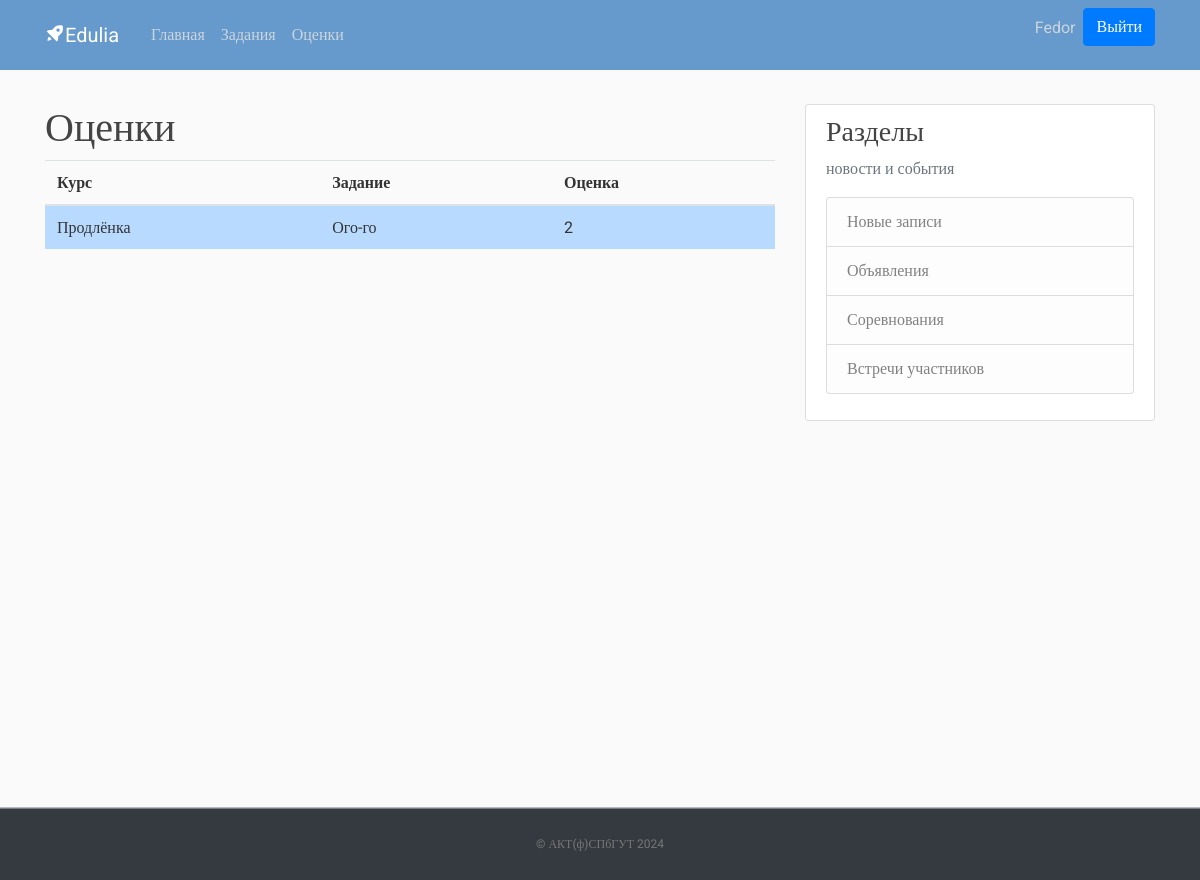
The page /student/grades/ (signed in) on the database its author committed.
### accounts/models.py (models this page shows, shortened)
class User(AbstractUser):
    is_teacher = models.BooleanField(default=False)
    is_student = models.BooleanField(default=False)
    is_admin = models.BooleanField(default=False)

class Grade(models.Model):
    task = models.ForeignKey(Task, on_delete=models.CASCADE)
    student = models.ForeignKey(Student, on_delete=models.CASCADE)
    grade = models.IntegerField()

class Task(models.Model):
    title = models.CharField(max_length=100)
    description = models.TextField()
    checked = models.BooleanField(default=False)
    date_task_created = models.DateField(auto_now_add=True)
    course = models.ForeignKey(Course, on_delete=models.CASCADE, related_name='tasks')

class Course(models.Model):
    name = models.CharField(max_length=200)
    teacher = models.ForeignKey(Teacher, on_delete=models.CASCADE)
    enrollments = models.ManyToManyField(Student, through='Enrollment', related_name='enrolled_courses')

### student/views.py (the view)
# urls.py: path('grades/', views.view_grades, name='view_grades'),
def view_grades(request):
    if request.user.is_authenticated and request.user.is_student:
        student = request.user.student
        grades = Grade.objects.filter(student=student)
        return render(request, 'grades.html', {'grades': grades})
    else:
        return render(request, 'error_page.html')

### student/templates/grades.html
﻿{% extends "base.html" %}
{% block content %}
<h1>Оценки</h1>
<table class="table table-hover">
    <thead>
        <tr>
            <th scope="col">Курс</th>
            <th scope="col">Задание</th>
            <th scope="col">Оценка</th>
        </tr>
    </thead>
    <tbody>
        {% for grade in grades %}
        <tr class="{% if grade.grade == 5 %}table-success{% elif grade.grade == 4 %}table-warning{% elif grade.grade == 3 %}table-danger{% elif grade.grade == 2 %}table-primary{% endif %}">
            <td>{{ grade.task.course.name }}</td>
            <td>{{ grade.task.title }}</td>
            <td>{{ grade.grade }}</td>
        </tr>
        {% empty %}
        <tr>
            <td colspan="3">У вас нет оценок.</td>
        </tr>
        {% endfor %}
    </tbody>
</table>
{% endblock content %}

### home/templates/base.html (shortened to what this page needs)
{% load static %}
<!DOCTYPE html>
<html lang="ru">
<head>
    <link rel="stylesheet" href="https://maxcdn.bootstrapcdn.com/bootstrap/4.0.0/css/bootstrap.min.css">
    <link rel="stylesheet" type="text/css" href="{% static 'main.css' %}">
    <link href='https://unpkg.com/boxicons@2.1.2/css/boxicons.min.css' rel='stylesheet'>
</head>
<body>
<header class="site-header">
    <nav class="navbar navbar-expand-md navbar-dark bg-blue fixed-top">
        <div class="container">
            <a class="navbar-brand mr-4" href="{% url 'lms-home' %}"><i class='bx bxs-rocket bx-tada-hover'></i>Edulia</a>
            <div class="collapse navbar-collapse" id="navbarToggle">
                <div class="navbar-nav mr-auto">
                    <a class="nav-item nav-link " href="{% url 'lms-home' %}">Главная</a>
                    {% if user.is_authenticated %}
                        {% if user.is_teacher %}
                            <a class="nav-item nav-link" href="{% url 'create_task' %}">Задания</a>
                            <a class="nav-item nav-link" href="{% url 'teacher_task_results' %}">Оценки</a>
                            <a class="nav-item nav-link" href="{% url 'lms-home' %}">Библиотека</a>
                        {% elif user.is_student %}
                            <a class="nav-item nav-link" href="{% url 'task_list_student' %}">Задания</a>
                            <a class="nav-item nav-link" href="{% url 'view_grades'%}">Оценки</a>
                        {% endif %}
                    {% endif %}
                </div>
                <div class="navbar-nav">
                    {% if user.is_authenticated %}
                        <a class="nav-item nav-link" href="{% url 'login' %}">{{ user.username}}</a>
                        <form method="post" action="{% url 'logout' %}">
                            <button class="btn btn-primary" type="submit">Выйти</button>
                        </form>
                    {% else %}
                        <a class="btn btn-primary" href="{% url 'login' %}">Вход</a>
                    {% endif %}
                </div>
            </div>
        </div>
    </nav>
</header>
<main role="main" class="container">
    <div class="row">
        <div class="col-md-8">
            {% block content %}{% endblock %}
        </div>
        <div class="col-md-4">
            <div class="content-section">
                <h3>Разделы</h3>
                <p class='text-muted'>новости и события
                <ul class="list-group">
                    <li class="list-group-item list-group-item-light">Новые записи</li>
                    <li class="list-group-item list-group-item-light">Объявления</li>
                    <li class="list-group-item list-group-item-light">Соревнования</li>
                    <li class="list-group-item list-group-item-light">Встречи участников</li>
                </ul>
                </p>
            </div>
        </div>
    </div>
</main>
<footer class="text-center bg-dark">
    <p><a target="_blank" href="https://arcotel.ru/">© АКТ(ф)СПбГУТ 2024</a></p>
</footer>
</body>
</html>

### home/static/main.css (style rules this page uses)
body, html { width:100%; height:100% }
body { margin:0; padding:0; background: #fafafa; color: #333333; margin-top: 5rem; font-family:Roboto; }
h1, h2, h3, h4, h5, h6 { color: #444444; }
ul { margin: 0; }
.bg-blue { background-color: #6699cc; }
.site-header .navbar-nav .nav-link { color: #cbd5db; }
.content-section { background: #ffffff; padding: 10px 20px; border: 1px solid #dddddd; border-radius: 3px; margin-bottom: 20px; }
footer { position: sticky!important; top: 100%; padding-top:25px; padding-bottom:25px; border-top:1px solid #ddd; }
footer p { margin:2px; text-align:center; padding:0 40px; color:#fff; font-size:12px; }
footer a { color:#777 }

### rows shown on the page
User: username "Fedor"
Grade: task.course.name "Продлёнка", task "Ого-го", grade "2"
